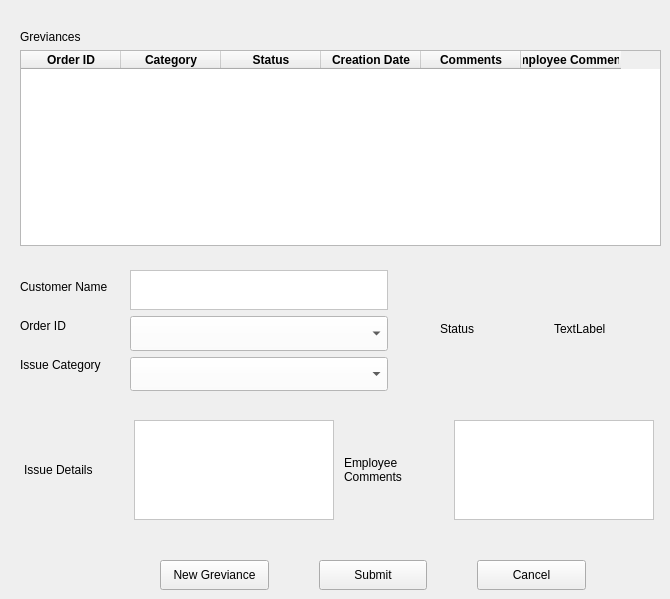
      <widget class="QWidget" name="StPageComplaints">
       <widget class="QWidget" name="layoutWidget">
        <property name="geometry">
         <rect>
          <x>20</x>
          <y>270</y>
          <width>100</width>
          <height>111</height>
         </rect>
        </property>
        <layout class="QVBoxLayout" name="verticalLayout_12">
         <item>
          <widget class="QLabel" name="label_21">
           <property name="text">
            <string>Customer Name</string>
           </property>
          </widget>
         </item>
         <item>
          <widget class="QLabel" name="label_22">
           <property name="text">
            <string>Order ID</string>
           </property>
          </widget>
         </item>
         <item>
          <widget class="QLabel" name="label_23">
           <property name="text">
            <string>Issue Category</string>
           </property>
          </widget>
         </item>
        </layout>
       </widget>
       <widget class="QWidget" name="layoutWidget">
        <property name="geometry">
         <rect>
          <x>130</x>
          <y>270</y>
          <width>258</width>
          <height>121</height>
         </rect>
        </property>
        <layout class="QVBoxLayout" name="verticalLayout_13">
         <item>
          <widget class="QTextEdit" name="textCustomerName">
           <property name="maximumSize">
            <size>
             <width>300</width>
             <height>40</height>
            </size>
           </property>
           <property name="styleSheet">
            <string notr="true">background-color: rgb(255, 255, 255);</string>
           </property>
          </widget>
         </item>
         <item>
          <widget class="QComboBox" name="GrvOrderIds">
           <property name="maximumSize">
            <size>
             <width>300</width>
             <height>40</height>
            </size>
           </property>
           <property name="styleSheet">
            <string notr="true">background-color: rgb(255, 255, 255);
selection-color: rgb(0, 0, 0);
selection-background-color: rgb(247, 242, 255);</string>
           </property>
          </widget>
         </item>
         <item>
          <widget class="QComboBox" name="GrvIssueCat">
           <property name="maximumSize">
            <size>
             <width>300</width>
             <height>40</height>
            </size>
           </property>
           <property name="styleSheet">
            <string notr="true">background-color: rgb(255, 255, 255);
selection-color: rgb(0, 0, 0);
selection-background-color: rgb(247, 242, 255);</string>
           </property>
           <property name="editable">
            <bool>false</bool>
           </property>
          </widget>
         </item>
        </layout>
       </widget>
       <widget class="QWidget" name="layoutWidget">
        <property name="geometry">
         <rect>
          <x>20</x>
          <y>400</y>
          <width>641</width>
          <height>141</height>
         </rect>
        </property>
        <layout class="QHBoxLayout" name="horizontalLayout_8">
         <item>
          <widget class="QLabel" name="label_24">
           <property name="maximumSize">
            <size>
             <width>100</width>
             <height>50</height>
            </size>
           </property>
           <property name="text">
            <string>Issue Details</string>
           </property>
          </widget>
         </item>
         <item>
          <widget class="QTextEdit" name="grvIssueDetails">
           <property name="minimumSize">
            <size>
             <width>50</width>
             <height>100</height>
            </size>
           </property>
           <property name="maximumSize">
            <size>
             <width>200</width>
             <height>100</height>
            </size>
           </property>
           <property name="styleSheet">
            <string notr="true">background-color: rgb(255, 255, 255);</string>
           </property>
          </widget>
         </item>
         <item>
          <widget class="QLabel" name="label_25">
           <property name="maximumSize">
            <size>
             <width>100</width>
             <height>50</height>
            </size>
           </property>
           <property name="text">
            <string>Employee Comments</string>
           </property>
           <property name="wordWrap">
            <bool>true</bool>
           </property>
          </widget>
         </item>
         <item>
          <widget class="QTextEdit" name="GrvEmplComments">
           <property name="minimumSize">
            <size>
             <width>50</width>
             <height>100</height>
            </size>
           </property>
           <property name="maximumSize">
            <size>
             <width>200</width>
             <height>100</height>
            </size>
           </property>
           <property name="styleSheet">
            <string notr="true">background-color: rgb(255, 255, 255);</string>
           </property>
          </widget>
         </item>
        </layout>
       </widget>
       <widget class="QWidget" name="layoutWidget">
        <property name="geometry">
         <rect>
          <x>160</x>
          <y>560</y>
          <width>426</width>
          <height>30</height>
         </rect>
        </property>
        <layout class="QHBoxLayout" name="horizontalLayout_9">
         <property name="spacing">
          <number>50</number>
         </property>
         <item>
          <widget class="QPushButton" name="BtnNewGreviance">
           <property name="maximumSize">
            <size>
             <width>130</width>
             <height>50</height>
            </size>
           </property>
           <property name="text">
            <string>New Greviance</string>
           </property>
          </widget>
         </item>
         <item>
          <widget class="QPushButton" name="BtnGrvSubmit">
           <property name="maximumSize">
            <size>
             <width>130</width>
             <height>50</height>
            </size>
           </property>
           <property name="text">
            <string>Submit</string>
           </property>
          </widget>
         </item>
         <item>
          <widget class="QPushButton" name="BtnCancelGrv">
           <property name="maximumSize">
            <size>
             <width>130</width>
             <height>50</height>
            </size>
           </property>
           <property name="text">
            <string>Cancel</string>
           </property>
          </widget>
         </item>
        </layout>
       </widget>
       <widget class="QWidget" name="layoutWidget">
        <property name="geometry">
         <rect>
          <x>20</x>
          <y>30</y>
          <width>641</width>
          <height>216</height>
         </rect>
        </property>
        <layout class="QVBoxLayout" name="verticalLayout_14">
         <item>
          <widget class="QLabel" name="label_26">
           <property name="text">
            <string>Greviances</string>
           </property>
          </widget>
         </item>
         <item>
          <widget class="QTableWidget" name="tblGreviances">
           <property name="sortingEnabled">
            <bool>true</bool>
           </property>
           <column>
            <property name="text">
             <string>Order ID</string>
            </property>
            <property name="font">
             <font>
              <weight>75</weight>
              <bold>true</bold>
             </font>
            </property>
            <property name="background">
             <color>
              <red>255</red>
              <green>255</green>
              <blue>255</blue>
             </color>
            </property>
           </column>
           <column>
            <property name="text">
             <string>Category</string>
            </property>
            <property name="font">
             <font>
              <weight>75</weight>
              <bold>true</bold>
             </font>
            </property>
            <property name="background">
             <color>
              <red>255</red>
              <green>255</green>
              <blue>255</blue>
             </color>
            </property>
           </column>
           <column>
            <property name="text">
             <string>Status</string>
            </property>
            <property name="font">
             <font>
              <weight>75</weight>
              <bold>true</bold>
             </font>
            </property>
            <property name="background">
             <color>
              <red>255</red>
              <green>255</green>
              <blue>255</blue>
             </color>
            </property>
           </column>
           <column>
            <property name="text">
             <string>Creation Date</string>
            </property>
            <property name="font">
             <font>
              <weight>75</weight>
              <bold>true</bold>
             </font>
            </property>
            <property name="background">
             <color>
              <red>255</red>
              <green>255</green>
              <blue>255</blue>
             </color>
            </property>
           </column>
           <column>
            <property name="text">
             <string>Comments</string>
            </property>
            <property name="font">
             <font>
              <weight>75</weight>
              <bold>true</bold>
             </font>
            </property>
            <property name="background">
             <color>
              <red>255</red>
              <green>255</green>
              <blue>255</blue>
             </color>
            </property>
           </column>
           <column>
            <property name="text">
             <string>Employee Comments</string>
            </property>
            <property name="font">
             <font>
              <weight>75</weight>
              <bold>true</bold>
             </font>
            </property>
            <property name="background">
             <color>
              <red>255</red>
              <green>255</green>
              <blue>255</blue>
             </color>
            </property>
           </column>
          </widget>
         </item>
        </layout>
       </widget>
       <widget class="QWidget" name="layoutWidget">
        <property name="geometry">
         <rect>
          <x>440</x>
          <y>320</y>
          <width>221</width>
          <height>18</height>
         </rect>
        </property>
        <layout class="QHBoxLayout" name="horizontalLayout_10">
         <item>
          <widget class="QLabel" name="label_27">
           <property name="text">
            <string>Status</string>
           </property>
          </widget>
         </item>
         <item>
          <widget class="QLabel" name="lblGrvStatus">
           <property name="text">
            <string>TextLabel</string>
           </property>
          </widget>
         </item>
        </layout>
       </widget>
      </widget>
